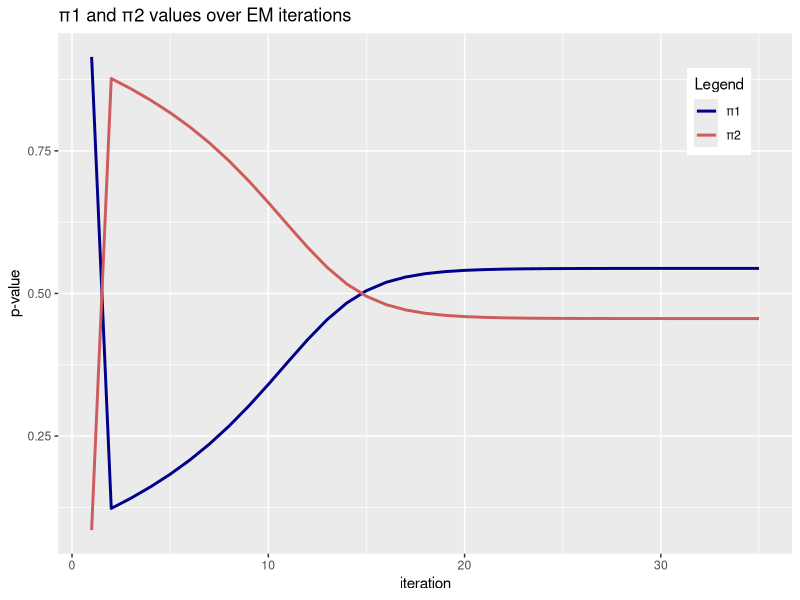
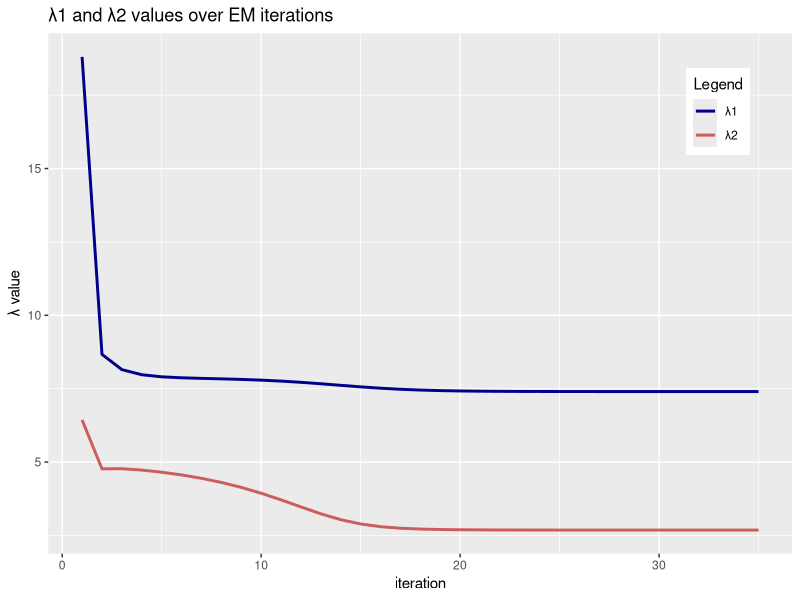
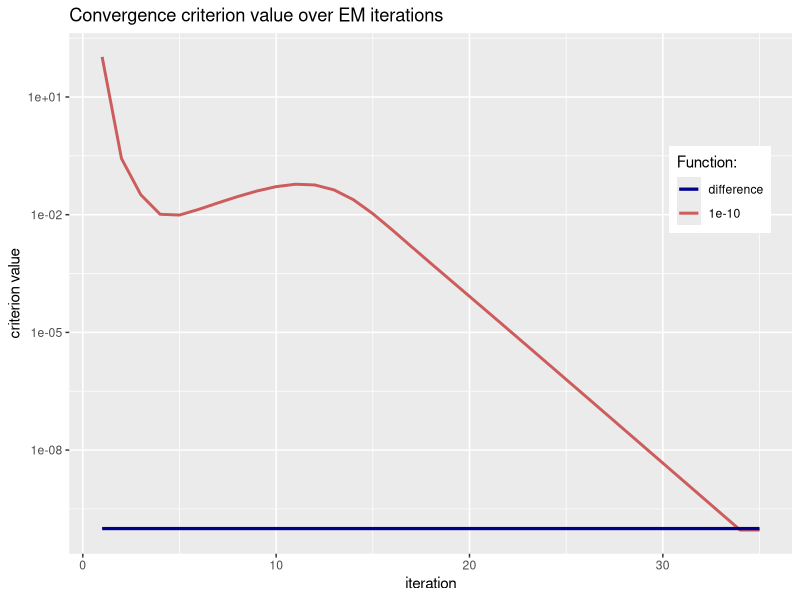

The R script that drew these images, in order:
# 3b. EM for unknown parameter(s) estimation

set.seed(42) # generate reproducible results across runs

# --- IMPORTS ---

library(ggplot2)

# --- FUNCTIONS ---

EM_algorithm <- function(x, p, l, tolerance=1e-10){
  n = length(x) # length of sample / number of observations
  m = length(p) # number of populations/mixture distributions 
  W = matrix(,nrow=n, ncol=m) # create empty matrix for w_ij
  # save in a list the p1,p2,l1,l2 values we find over iterations
  p1_values = c(p[1])
  p2_values = c(p[2])
  l1_values = c(l[1])
  l2_values = c(l[2])
  diffs = c()
  
  repeat{ # repeat for as long as the condition concerning tolerance is satisfied
    
    # E-step - recalculate W matrix values  (wij) 
    for (i in 1:n){ # iterate over rows (observations)
      
      # calculate denominator
      denominator = 0 # this is the sum we see in the wij equation's denominator
      for (j in 1:m){ # iterate over columns (populations)
        denominator = denominator + p[j] * dpois(x[i], lambda=l[j]) 
      }
      
      # calculate wij
      for (j in 1:m){ # iterate over columns (populations)
        W[i,j] = p[j] * dpois(x[i], lambda=l[j]) / denominator # update matrix
      }
    }
    
    # M-step - update p and l values
    for (j in 1:m){
      
      p[j] = 0 # new estimations of p1, p2
      l[j] = 0 # new estimations of l1, l2
      for (i in 1:n){
        p[j] = p[j] + W[i, j]
        l[j] = l[j] + W[i, j] * x[i]
      }
      l[j] = l[j] / p[j]
      p[j] = p[j] / n
    }
    p1_values = append(p1_values, p[1])
    p2_values = append(p2_values, p[2])
    
    l1_values = append(l1_values, l[1])
    l2_values = append(l2_values, l[2])
    
    # repeat condition to exit
    l1_last_two_values = tail(l1_values, 2)
    l2_last_two_values = tail(l2_values, 2)
    difference = (l1_last_two_values[2] - l1_last_two_values[1])^2
    difference = difference + (l2_last_two_values[2] - l2_last_two_values[1])^2
    if (i==1){ # for the first iteration keep two diffs
      diffs = append(diffs, difference)
    }
    diffs = append(diffs, difference)
    if (difference <= tolerance){
      break # exit the repeat loop
    }
  } # end of repeat loop
  
  diffs = append(diffs, difference) # duplicate last diff
  return(list(p1=p1_values, p2=p2_values, 
              l1=l1_values, l2=l2_values, diffs=diffs))
}


pi_plots <- function(result){
  
  df = data.frame(p1=result$p1, p2=result$p2, 
                  l1=result$l1, l2=result$l2, diffs=result$diffs)
  
  # p1, p2 plots
  colors <- c("π1" = "darkblue", "π2" = "indianred")
  
  ggplot(data=df, aes(x=1:nrow(df))) +
    geom_line(aes(y=p1, color='π1'), size = 1) + 
    #geom_point(aes (y=p1, color='π1'), size = 3) +
    geom_line(aes(y=p2, color='π2'), size = 1) +
    #geom_point(aes (y=p2, color='π2'), size = 3) +
    labs(
      title = 'π1 and π2 values over EM iterations',
      x = 'iteration',
      y = 'p-value',
      color = 'Legend') +
    scale_color_manual(values = colors) +
    theme(legend.position = c(0.9, 0.85))
}

lambda_plots <- function(result){
  
  df = data.frame(p1=result$p1, p2=result$p2, 
                  l1=result$l1, l2=result$l2, diffs=result$diffs)
  
  # l1, l2 plots
  colors <- c("λ1" = "darkblue", "λ2" = "indianred")
  
  ggplot(data=df, aes(x=1:nrow(df))) +
    geom_line(aes(y=l1, color='λ1'), size = 1) + 
    #geom_point(aes(y=l1, color='λ1'), size = 3) + 
    geom_line(aes(y=l2, color='λ2'), size = 1) + 
    #geom_point(aes(y=l2, color='λ2'), size = 3) +  
    labs(
      title = 'λ1 and λ2 values over EM iterations',
      x = 'iteration',
      y = 'λ value',
      color = 'Legend') +
    scale_color_manual(values = colors) +
    theme(legend.position = c(0.9, 0.85))
}

convergence_plot <- function(result){
  df = data.frame(p1=result$p1, p2=result$p2, 
                  l1=result$l1, l2=result$l2, diffs=result$diffs)
  
  # difference (convergence criterion) plot
  conv_limit <- function(x) 1e-10 # define M constant function
  
  ggplot(data=df, aes(x=1:nrow(df))) +
    geom_line(aes(y=diffs, color='difference'), size = 1) + 
    scale_y_continuous(trans='log10') +
    stat_function(fun=conv_limit, mapping = aes(color="1e-10"), size=1.1) +
    scale_color_manual(name = "Function:",
                       values = c("darkblue", "indianred"), # Color specification
                       labels = c("difference", "1e-10")) +
    theme(legend.position = c(0.9, 0.7)) +
    labs(
      title = 'Convergence criterion value over EM iterations',
      x = 'iteration',
      y = 'criterion value')
  
}

print_results <- function(result){
  
  num_iterations = length(result$p1)
  
  p1=tail(result$p1, 1)
  p2=tail(result$p2, 1)
  l1=tail(result$l1, 1)
  l2=tail(result$l2, 1)
  
  # print(paste('Number of iterations before convergence:', num_iterations))
  # print(paste('λ1 =', l1, 'λ2 =', l2))
  # print(paste('π1 =', p1, 'π2 =', p2))
  
  cat(sprintf("Number of iterations before convergence: %d
  λ1: %.3f
  λ2: %.3f
  π1: %.3f
  π2: %.3f",
              num_iterations,
              l1,
              l2,
              p1,
              p2))
  
}

# --- MAIN ---
#3b

sample = c(2,7,3,9) # data observations

# initialize p and lambda values
p1 = runif(1, min=0, max=1) # random value for p1 in [0,1] and then p2=1-p1
p = c(p1, 1-p1) # p = [p1, p2]

# lambda = [lambda1, lambda2] random initialization with a value between [1,10]
l = runif(2, min=1, max=20)  

result = EM_algorithm(sample, p, l) # EM algorithm

# ---  PRINT RESULTS --- 

print_results(result)

# ---  PLOTS --- 

pi_plots(result) # display plot of converging values p1, p2
lambda_plots(result) # display plot of converging values l1, l2
convergence_plot(result) # convergence criterion values in each iteration


# run with the values that were found theoreticall with MLE in 2a
p = c(0.5, 0.5)
l = c(2.5, 8)

result = EM_algorithm(sample, p, l)

# ---  PRINT RESULTS --- 

print_results(result)
